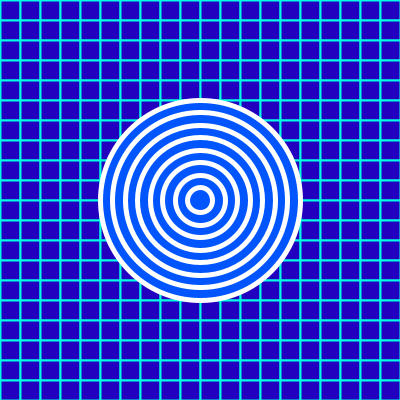
Frame 1 (no input)
Frame 60 (the mouse pressed at the canvas centre just before this capture): identical to frame 1, image omitted
Frame 120 (the mouse held since frame 60 and released just before this capture): identical to frame 1, image omitted

The Processing sketch that drew this single still picture (run headless with seeded random() and noise(); from frame 60 on, the mouse is pressed at the canvas centre):

// Processing sketch: processing_20895
// ── processing_20895.pde

//old school tron pattern
//Jason Fitzgerald
//for loop pattern


void setup() {
  size(400,400);
  colorMode(HSB,360,100,100);
  smooth();

}
void draw() {


  stroke(174, 100, 100);
  strokeWeight(2);
  for(int y = 00; y < 400; y += 20) {
    for(int x = 0; x < 400; x += 20) {
      fill(251, 100, 75);
      rect(x,y, 20, 20);
    }
  }  
  fill(220,100,100);
  for(int d = 200; d > 0; d -= 25) {
    strokeWeight(5);
    stroke(0,0,100);
    ellipse(200,200, d, d);
  }
}
